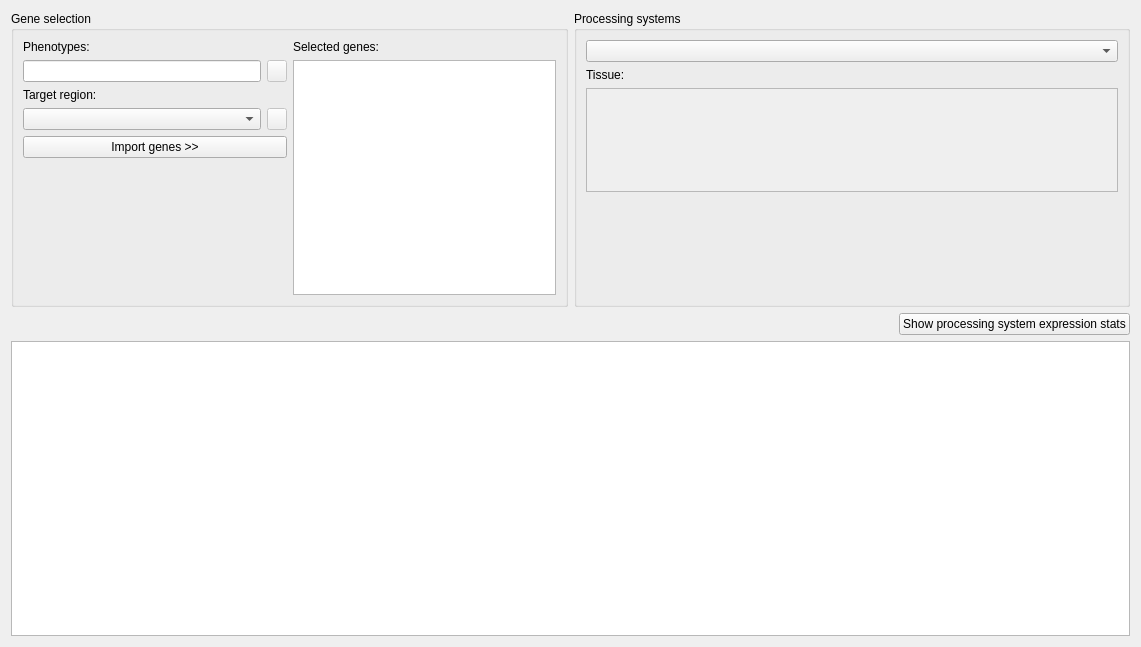
<?xml version="1.0" encoding="UTF-8"?>
<ui version="4.0">
 <class>ExpressionOverviewWidget</class>
 <widget class="QWidget" name="ExpressionOverviewWidget">
  <property name="geometry">
   <rect>
    <x>0</x>
    <y>0</y>
    <width>1141</width>
    <height>647</height>
   </rect>
  </property>
  <property name="windowTitle">
   <string>Form</string>
  </property>
  <layout class="QVBoxLayout" name="verticalLayout">
   <item>
    <layout class="QHBoxLayout" name="horizontalLayout">
     <item>
      <widget class="QGroupBox" name="gb_genes">
       <property name="sizePolicy">
        <sizepolicy hsizetype="Preferred" vsizetype="Minimum">
         <horstretch>0</horstretch>
         <verstretch>0</verstretch>
        </sizepolicy>
       </property>
       <property name="maximumSize">
        <size>
         <width>16777215</width>
         <height>300</height>
        </size>
       </property>
       <property name="title">
        <string>Gene selection</string>
       </property>
       <layout class="QHBoxLayout" name="horizontalLayout_2">
        <item>
         <layout class="QVBoxLayout" name="verticalLayout_2">
          <item>
           <widget class="QLabel" name="label">
            <property name="text">
             <string>Phenotypes:</string>
            </property>
           </widget>
          </item>
          <item>
           <layout class="QHBoxLayout" name="horizontalLayout_3">
            <item>
             <widget class="ClickableLineEdit" name="le_hpo"/>
            </item>
            <item>
             <widget class="QPushButton" name="b_import_phenotype">
              <property name="enabled">
               <bool>false</bool>
              </property>
              <property name="maximumSize">
               <size>
                <width>20</width>
                <height>16777215</height>
               </size>
              </property>
              <property name="text">
               <string/>
              </property>
              <property name="icon">
               <iconset resource="GSvar.qrc">
                <normaloff>:/Icons/Import.png</normaloff>:/Icons/Import.png</iconset>
              </property>
             </widget>
            </item>
           </layout>
          </item>
          <item>
           <widget class="QLabel" name="label_2">
            <property name="text">
             <string>Target region:</string>
            </property>
           </widget>
          </item>
          <item>
           <layout class="QHBoxLayout" name="horizontalLayout_4">
            <item>
             <widget class="QComboBox" name="cb_target_region"/>
            </item>
            <item>
             <widget class="QPushButton" name="b_import_target_region">
              <property name="enabled">
               <bool>false</bool>
              </property>
              <property name="maximumSize">
               <size>
                <width>20</width>
                <height>16777215</height>
               </size>
              </property>
              <property name="text">
               <string/>
              </property>
              <property name="icon">
               <iconset resource="GSvar.qrc">
                <normaloff>:/Icons/Import.png</normaloff>:/Icons/Import.png</iconset>
              </property>
             </widget>
            </item>
           </layout>
          </item>
          <item>
           <widget class="QPushButton" name="b_import_genes">
            <property name="text">
             <string>Import genes &gt;&gt;</string>
            </property>
           </widget>
          </item>
          <item>
           <spacer name="verticalSpacer">
            <property name="orientation">
             <enum>Qt::Vertical</enum>
            </property>
            <property name="sizeHint" stdset="0">
             <size>
              <width>20</width>
              <height>40</height>
             </size>
            </property>
           </spacer>
          </item>
         </layout>
        </item>
        <item>
         <layout class="QVBoxLayout" name="verticalLayout_4">
          <item>
           <widget class="QLabel" name="label_4">
            <property name="text">
             <string>Selected genes:</string>
            </property>
           </widget>
          </item>
          <item>
           <widget class="QPlainTextEdit" name="te_selected_genes"/>
          </item>
         </layout>
        </item>
       </layout>
      </widget>
     </item>
     <item>
      <widget class="QGroupBox" name="gb_proc_sys">
       <property name="sizePolicy">
        <sizepolicy hsizetype="Preferred" vsizetype="Minimum">
         <horstretch>0</horstretch>
         <verstretch>0</verstretch>
        </sizepolicy>
       </property>
       <property name="maximumSize">
        <size>
         <width>16777215</width>
         <height>300</height>
        </size>
       </property>
       <property name="title">
        <string>Processing systems</string>
       </property>
       <layout class="QVBoxLayout" name="verticalLayout_3">
        <item>
         <widget class="QComboBox" name="cb_processing_system"/>
        </item>
        <item>
         <widget class="QLabel" name="label_3">
          <property name="text">
           <string>Tissue:</string>
          </property>
         </widget>
        </item>
        <item>
         <widget class="QScrollArea" name="sa_tissue">
          <property name="widgetResizable">
           <bool>true</bool>
          </property>
          <widget class="QWidget" name="scrollAreaWidgetContents">
           <property name="geometry">
            <rect>
             <x>0</x>
             <y>0</y>
             <width>535</width>
             <height>103</height>
            </rect>
           </property>
           <layout class="QVBoxLayout" name="verticalLayout_5"/>
          </widget>
         </widget>
        </item>
        <item>
         <spacer name="verticalSpacer_2">
          <property name="orientation">
           <enum>Qt::Vertical</enum>
          </property>
          <property name="sizeHint" stdset="0">
           <size>
            <width>20</width>
            <height>40</height>
           </size>
          </property>
         </spacer>
        </item>
       </layout>
      </widget>
     </item>
    </layout>
   </item>
   <item>
    <layout class="QHBoxLayout" name="horizontalLayout_5">
     <item>
      <spacer name="horizontalSpacer">
       <property name="orientation">
        <enum>Qt::Horizontal</enum>
       </property>
       <property name="sizeHint" stdset="0">
        <size>
         <width>40</width>
         <height>20</height>
        </size>
       </property>
      </spacer>
     </item>
     <item>
      <widget class="QPushButton" name="b_apply">
       <property name="text">
        <string>Show processing system expression stats</string>
       </property>
      </widget>
     </item>
    </layout>
   </item>
   <item>
    <widget class="QTableWidget" name="tw_expression"/>
   </item>
  </layout>
 </widget>
 <customwidgets>
  <customwidget>
   <class>ClickableLineEdit</class>
   <extends>QLineEdit</extends>
   <header>ClickableLineEdit.h</header>
  </customwidget>
 </customwidgets>
 <resources>
  <include location="GSvar.qrc"/>
 </resources>
 <connections/>
</ui>
